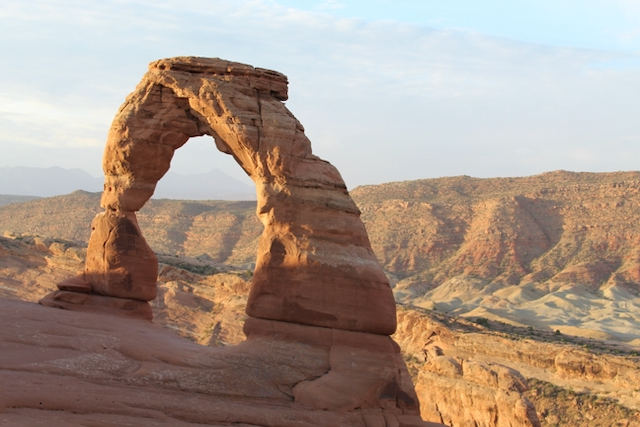
//> input picture Project 1 Video-special effects/image/arch.jpeg, 640 x 427 px, given in place of the camera
$ ./feature_detector   (built with g++ and OpenCV 4)
//> lines starting //> are read from the running program, lines starting //| are printed output that depends on the picture; after the words box and inside, x2 and y2 are one past the last pixel; in counts of white or black regions, pixels touching at a corner belong together
/*
    Agnibha Chatterjee
    Om Agarwal
    March 13 2025
    CS5330- Pattern Recognition & Computer Vision
    This file implements a feature detection system using OpenCV to detect and visualize features using Harris and FAST methods.
*/
#include <opencv2/opencv.hpp>
#include <iostream>

// Class to handle feature detection using Harris and FAST methods
class FeatureDetector
{
private:
    // Harris corner parameters
    int blockSize = 2;      // Size of neighborhood considered for corner detection
    int apertureSize = 3;   // Aperture parameter for the Sobel operator
    double k = 0.04;        // Harris detector free parameter
    double threshold = 150; // Threshold for detecting corners

    // FAST parameters
    int fastThreshold = 20;        // Threshold for FAST corner detection
    bool nonmaxSuppression = true; // Whether to apply non-maximum suppression

public:
    // Enum to select the type of detector
    enum DetectorType
    {
        HARRIS,
        FAST
    };
    DetectorType currentDetector = HARRIS; // Default detector is Harris

    // Function to detect and draw features on the frame
    void detectAndDrawFeatures(cv::Mat &frame)
    {
        cv::Mat gray;
        cv::cvtColor(frame, gray, cv::COLOR_BGR2GRAY); // Convert frame to grayscale

        // Detect features based on the current detector type
        if (currentDetector == HARRIS)
        {
            detectHarrisCorners(gray, frame);
        }
        else
        {
            detectFastFeatures(gray, frame);
        }

        // Display the current detector and parameters on the frame
        std::string detectorName = (currentDetector == HARRIS) ? "Harris" : "FAST";
        cv::putText(frame, "Detector: " + detectorName,
                    cv::Point(10, 30), cv::FONT_HERSHEY_SIMPLEX, 0.6,
                    cv::Scalar(0, 255, 0), 2);

        if (currentDetector == HARRIS)
        {
            cv::putText(frame, "Threshold: " + std::to_string(int(threshold)),
                        cv::Point(10, 60), cv::FONT_HERSHEY_SIMPLEX, 0.6,
                        cv::Scalar(0, 255, 0), 2);
            cv::putText(frame, "Block Size: " + std::to_string(blockSize),
                        cv::Point(10, 90), cv::FONT_HERSHEY_SIMPLEX, 0.6,
                        cv::Scalar(0, 255, 0), 2);
        }
        else
        {
            cv::putText(frame, "Threshold: " + std::to_string(fastThreshold),
                        cv::Point(10, 60), cv::FONT_HERSHEY_SIMPLEX, 0.6,
                        cv::Scalar(0, 255, 0), 2);
            cv::putText(frame, "NonMaxSuppression: " + std::to_string(nonmaxSuppression),
                        cv::Point(10, 90), cv::FONT_HERSHEY_SIMPLEX, 0.6,
                        cv::Scalar(0, 255, 0), 2);
        }
    }

    // Function to detect Harris corners
    void detectHarrisCorners(const cv::Mat &gray, cv::Mat &output)
    {
        cv::Mat dst = cv::Mat::zeros(gray.size(), CV_32FC1);

        // Detect Harris corners
        cv::cornerHarris(gray, dst, blockSize, apertureSize, k);

        // Normalize and scale the result
        cv::Mat dst_norm;
        cv::normalize(dst, dst_norm, 0, 255, cv::NORM_MINMAX, CV_32FC1, cv::Mat());

        // Draw circles around detected corners
        for (int i = 0; i < dst_norm.rows; i++)
        {
            for (int j = 0; j < dst_norm.cols; j++)
            {
                if ((int)dst_norm.at<float>(i, j) > threshold)
                {
                    cv::circle(output, cv::Point(j, i), 5, cv::Scalar(0, 0, 255), 2);
                }
            }
        }
    }

    // Function to detect FAST features
    void detectFastFeatures(const cv::Mat &gray, cv::Mat &output)
    {
        std::vector<cv::KeyPoint> keypoints;
        cv::FAST(gray, keypoints, fastThreshold, nonmaxSuppression);

        // Draw circles around detected keypoints
        for (const auto &kp : keypoints)
        {
            cv::circle(output, kp.pt, 5, cv::Scalar(255, 0, 0), 2);
        }
    }

    // Function to adjust parameters based on user input
    void adjustParameters(char key)
    {
        switch (key)
        {
        case 'd': // Switch between Harris and FAST detectors
            currentDetector = (currentDetector == HARRIS) ? FAST : HARRIS;
            break;

        // Adjust Harris parameters
        case 'q':
            threshold = std::max(0.0, threshold - 10); // Decrease threshold
            break;
        case 'w':
            threshold += 10; // Increase threshold
            break;
        case 'a':
            blockSize = std::max(2, blockSize - 1); // Decrease block size
            break;
        case 's':
            blockSize++; // Increase block size
            break;

        // Adjust FAST parameters
        case 'z':
            fastThreshold = std::max(1, fastThreshold - 1); // Decrease FAST threshold
            break;
        case 'x':
            fastThreshold++; // Increase FAST threshold
            break;
        case 'n':
            nonmaxSuppression = !nonmaxSuppression; // Toggle non-max suppression
            break;
        }
    }
};

int main()
{
    cv::VideoCapture cap(0); // Open the default camera
    if (!cap.isOpened())
    {
        std::cerr << "Error: Could not open camera." << std::endl;
        return -1;
    }

    FeatureDetector detector; // Create a FeatureDetector object

    // Display control instructions
    std::cout << "\nControls:" << std::endl;
    std::cout << "  q/w - Decrease/Increase threshold" << std::endl;
    std::cout << "  a/s - Decrease/Increase block size (Harris)" << std::endl;
    std::cout << "  z/x - Decrease/Increase FAST threshold" << std::endl;
    std::cout << "  n   - Toggle non-max suppression (FAST)" << std::endl;
    std::cout << "  d   - Switch between Harris and FAST" << std::endl;
    std::cout << "  ESC - Quit" << std::endl;

    while (true)
    {
        cv::Mat frame;
        cap >> frame; // Capture a new frame
//> frame is the input picture: 427 rows x 640 cols, CV_8UC3; mean B, G, R 137.7, 150.6, 168.9
        if (frame.empty())
            break;

        detector.detectAndDrawFeatures(frame); // Detect and draw features
//> in detectAndDrawFeatures, `cv::cvtColor(frame, gray, cv::COLOR_BGR2GRAY);`:
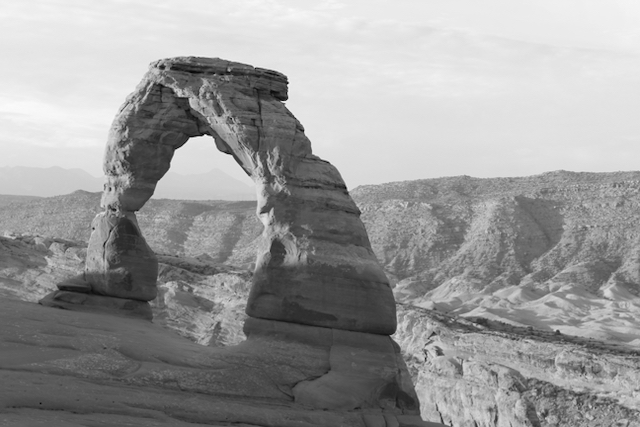
//> gray: 427 rows x 640 cols, CV_8UC1; min 4, max 252, mean 154.6
//> after the loop in detectHarrisCorners, `for (int i = 0; i < dst_norm.rows; i++)`:
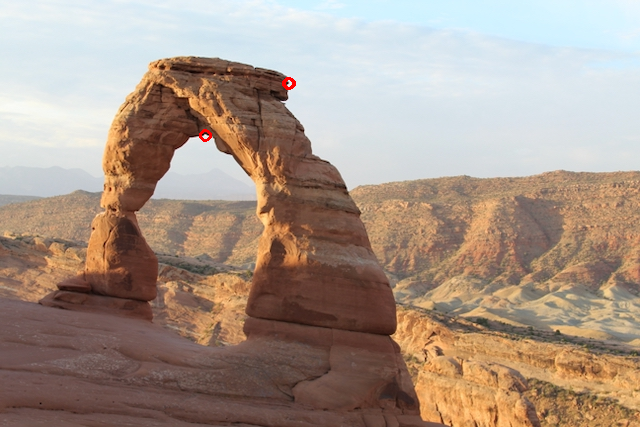
//> output: 427 rows x 640 cols, CV_8UC3; 0.07% of pixels changed, all inside (x1, y1, x2, y2) = (199, 77, 296, 142)
//> in detectAndDrawFeatures, `cv::putText(frame, "Block Size: " + std::to_string(blockSize), cv::Poi..`:
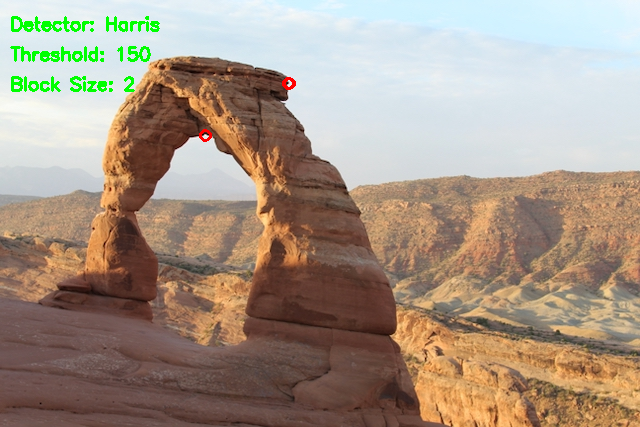
//> frame: 427 rows x 640 cols, CV_8UC3; mean B, G, R 135.1, 150.7, 166.7

        cv::imshow("Feature Detection", frame); // Display the frame

        char key = cv::waitKey(1); // Wait for a key press
//> the 'q' key is pressed
        if (key == 27)
            break;                      // Exit on ESC key
        detector.adjustParameters(key); // Adjust parameters based on key press
//> in adjustParameters, `threshold = std::max(0.0, threshold - 10);`: threshold = 140
    }

    cap.release();           // Release the camera
    cv::destroyAllWindows(); // Close all OpenCV windows
    return 0;
}
